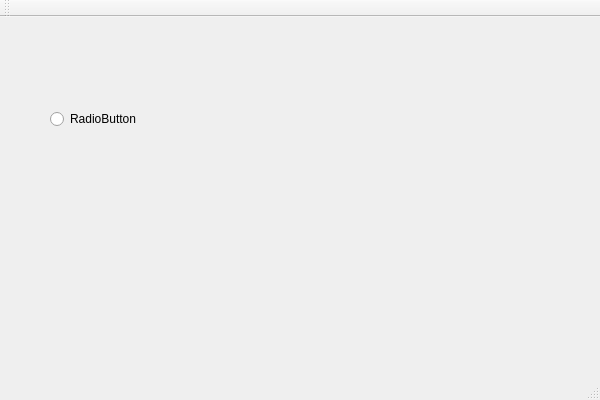
<?xml version="1.0" encoding="UTF-8"?>
<ui version="4.0">
 <class>test01Class</class>
 <widget class="QMainWindow" name="test01Class">
  <property name="geometry">
   <rect>
    <x>0</x>
    <y>0</y>
    <width>600</width>
    <height>400</height>
   </rect>
  </property>
  <property name="windowTitle">
   <string>test01</string>
  </property>
  <widget class="QWidget" name="centralWidget">
   <widget class="QRadioButton" name="radioButton">
    <property name="geometry">
     <rect>
      <x>50</x>
      <y>90</y>
      <width>104</width>
      <height>24</height>
     </rect>
    </property>
    <property name="text">
     <string>RadioButton</string>
    </property>
   </widget>
  </widget>
  <widget class="QMenuBar" name="menuBar">
   <property name="geometry">
    <rect>
     <x>0</x>
     <y>0</y>
     <width>600</width>
     <height>33</height>
    </rect>
   </property>
  </widget>
  <widget class="QToolBar" name="mainToolBar">
   <attribute name="toolBarArea">
    <enum>TopToolBarArea</enum>
   </attribute>
   <attribute name="toolBarBreak">
    <bool>false</bool>
   </attribute>
  </widget>
  <widget class="QStatusBar" name="statusBar"/>
 </widget>
 <layoutdefault spacing="6" margin="11"/>
 <resources>
  <include location="test01.qrc"/>
 </resources>
 <connections/>
</ui>
